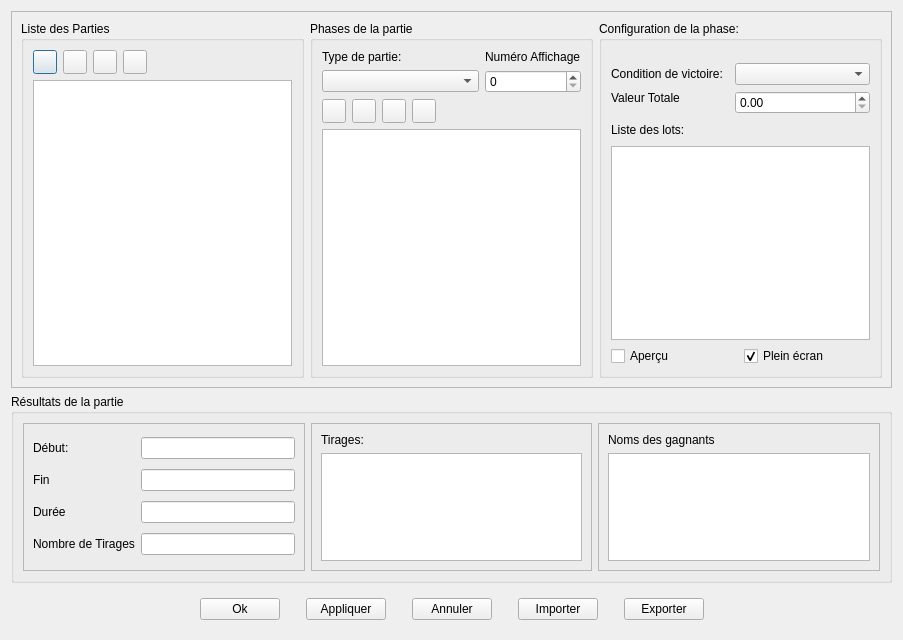
<?xml version="1.0" encoding="UTF-8"?>
<ui version="4.0">
 <class>ConfigGameRounds</class>
 <widget class="QDialog" name="ConfigGameRounds">
  <property name="geometry">
   <rect>
    <x>0</x>
    <y>0</y>
    <width>903</width>
    <height>640</height>
   </rect>
  </property>
  <property name="windowTitle">
   <string>Configuration Parties</string>
  </property>
  <property name="windowIcon">
   <iconset resource="../../resources/EvenementLoto.qrc">
    <normaloff>:/fav/icons/mainIcon.png</normaloff>:/fav/icons/mainIcon.png</iconset>
  </property>
  <layout class="QGridLayout" name="gridLayout">
   <item row="0" column="0">
    <widget class="QFrame" name="GroupEdit">
     <property name="sizePolicy">
      <sizepolicy hsizetype="Preferred" vsizetype="Expanding">
       <horstretch>0</horstretch>
       <verstretch>2</verstretch>
      </sizepolicy>
     </property>
     <property name="frameShape">
      <enum>QFrame::StyledPanel</enum>
     </property>
     <property name="frameShadow">
      <enum>QFrame::Raised</enum>
     </property>
     <layout class="QGridLayout" name="gridLayout_2">
      <item row="0" column="0">
       <widget class="QGroupBox" name="groupGameRound">
        <property name="sizePolicy">
         <sizepolicy hsizetype="Preferred" vsizetype="Preferred">
          <horstretch>1</horstretch>
          <verstretch>0</verstretch>
         </sizepolicy>
        </property>
        <property name="title">
         <string>Liste des Parties</string>
        </property>
        <layout class="QGridLayout" name="gridLayout_3">
         <item row="0" column="0">
          <widget class="QPushButton" name="btnAddRound">
           <property name="sizePolicy">
            <sizepolicy hsizetype="Fixed" vsizetype="Fixed">
             <horstretch>0</horstretch>
             <verstretch>0</verstretch>
            </sizepolicy>
           </property>
           <property name="minimumSize">
            <size>
             <width>24</width>
             <height>24</height>
            </size>
           </property>
           <property name="maximumSize">
            <size>
             <width>24</width>
             <height>24</height>
            </size>
           </property>
           <property name="text">
            <string/>
           </property>
           <property name="icon">
            <iconset resource="../../resources/EvenementLoto.qrc">
             <normaloff>:/icons/icons/submit-for-approval.png</normaloff>:/icons/icons/submit-for-approval.png</iconset>
           </property>
          </widget>
         </item>
         <item row="0" column="1">
          <widget class="QPushButton" name="btnDelRound">
           <property name="minimumSize">
            <size>
             <width>24</width>
             <height>24</height>
            </size>
           </property>
           <property name="maximumSize">
            <size>
             <width>24</width>
             <height>24</height>
            </size>
           </property>
           <property name="text">
            <string/>
           </property>
           <property name="icon">
            <iconset resource="../../resources/EvenementLoto.qrc">
             <normaloff>:/icons/icons/clear-symbol.png</normaloff>:/icons/icons/clear-symbol.png</iconset>
           </property>
          </widget>
         </item>
         <item row="0" column="2">
          <widget class="QPushButton" name="btnUpRound">
           <property name="minimumSize">
            <size>
             <width>24</width>
             <height>24</height>
            </size>
           </property>
           <property name="maximumSize">
            <size>
             <width>24</width>
             <height>24</height>
            </size>
           </property>
           <property name="text">
            <string/>
           </property>
           <property name="icon">
            <iconset resource="../../resources/EvenementLoto.qrc">
             <normaloff>:/icons/icons/sort-up.png</normaloff>:/icons/icons/sort-up.png</iconset>
           </property>
          </widget>
         </item>
         <item row="0" column="3">
          <widget class="QPushButton" name="btnDownRound">
           <property name="minimumSize">
            <size>
             <width>24</width>
             <height>24</height>
            </size>
           </property>
           <property name="maximumSize">
            <size>
             <width>24</width>
             <height>24</height>
            </size>
           </property>
           <property name="text">
            <string/>
           </property>
           <property name="icon">
            <iconset resource="../../resources/EvenementLoto.qrc">
             <normaloff>:/icons/icons/sort-down.png</normaloff>:/icons/icons/sort-down.png</iconset>
           </property>
          </widget>
         </item>
         <item row="0" column="4">
          <spacer name="horizontalSpacer_5">
           <property name="orientation">
            <enum>Qt::Horizontal</enum>
           </property>
           <property name="sizeHint" stdset="0">
            <size>
             <width>139</width>
             <height>20</height>
            </size>
           </property>
          </spacer>
         </item>
         <item row="1" column="0" colspan="5">
          <widget class="QListWidget" name="listGameRound"/>
         </item>
        </layout>
       </widget>
      </item>
      <item row="0" column="1">
       <widget class="QGroupBox" name="groupSubRound">
        <property name="sizePolicy">
         <sizepolicy hsizetype="Preferred" vsizetype="Preferred">
          <horstretch>1</horstretch>
          <verstretch>0</verstretch>
         </sizepolicy>
        </property>
        <property name="title">
         <string>Phases de la partie</string>
        </property>
        <layout class="QGridLayout" name="gridLayout_4">
         <item row="0" column="0" colspan="4">
          <widget class="QLabel" name="label">
           <property name="text">
            <string>Type de partie:</string>
           </property>
          </widget>
         </item>
         <item row="1" column="0" colspan="5">
          <widget class="QComboBox" name="GameRoundTypes">
           <property name="maximumSize">
            <size>
             <width>300</width>
             <height>16777215</height>
            </size>
           </property>
          </widget>
         </item>
         <item row="2" column="0">
          <widget class="QPushButton" name="btnAddSubRound">
           <property name="minimumSize">
            <size>
             <width>24</width>
             <height>24</height>
            </size>
           </property>
           <property name="maximumSize">
            <size>
             <width>24</width>
             <height>24</height>
            </size>
           </property>
           <property name="text">
            <string/>
           </property>
           <property name="icon">
            <iconset resource="../../resources/EvenementLoto.qrc">
             <normaloff>:/icons/icons/submit-for-approval.png</normaloff>:/icons/icons/submit-for-approval.png</iconset>
           </property>
          </widget>
         </item>
         <item row="2" column="1">
          <widget class="QPushButton" name="btnDelSubRound">
           <property name="minimumSize">
            <size>
             <width>24</width>
             <height>24</height>
            </size>
           </property>
           <property name="maximumSize">
            <size>
             <width>24</width>
             <height>24</height>
            </size>
           </property>
           <property name="text">
            <string/>
           </property>
           <property name="icon">
            <iconset resource="../../resources/EvenementLoto.qrc">
             <normaloff>:/icons/icons/clear-symbol.png</normaloff>:/icons/icons/clear-symbol.png</iconset>
           </property>
          </widget>
         </item>
         <item row="2" column="2">
          <widget class="QPushButton" name="btnUpSubround">
           <property name="minimumSize">
            <size>
             <width>24</width>
             <height>24</height>
            </size>
           </property>
           <property name="maximumSize">
            <size>
             <width>24</width>
             <height>24</height>
            </size>
           </property>
           <property name="text">
            <string/>
           </property>
           <property name="icon">
            <iconset resource="../../resources/EvenementLoto.qrc">
             <normaloff>:/icons/icons/sort-up.png</normaloff>:/icons/icons/sort-up.png</iconset>
           </property>
          </widget>
         </item>
         <item row="2" column="3">
          <widget class="QPushButton" name="btnDownSubRound">
           <property name="minimumSize">
            <size>
             <width>24</width>
             <height>24</height>
            </size>
           </property>
           <property name="maximumSize">
            <size>
             <width>24</width>
             <height>24</height>
            </size>
           </property>
           <property name="text">
            <string/>
           </property>
           <property name="icon">
            <iconset resource="../../resources/EvenementLoto.qrc">
             <normaloff>:/icons/icons/sort-down.png</normaloff>:/icons/icons/sort-down.png</iconset>
           </property>
          </widget>
         </item>
         <item row="2" column="4" colspan="2">
          <spacer name="horizontalSpacer_6">
           <property name="orientation">
            <enum>Qt::Horizontal</enum>
           </property>
           <property name="sizeHint" stdset="0">
            <size>
             <width>156</width>
             <height>20</height>
            </size>
           </property>
          </spacer>
         </item>
         <item row="3" column="0" colspan="6">
          <widget class="QListWidget" name="listSubRound"/>
         </item>
         <item row="1" column="5">
          <widget class="QSpinBox" name="spinRoundNumber"/>
         </item>
         <item row="0" column="5">
          <widget class="QLabel" name="label_10">
           <property name="text">
            <string>Numéro Affichage</string>
           </property>
          </widget>
         </item>
        </layout>
       </widget>
      </item>
      <item row="0" column="2">
       <widget class="QGroupBox" name="groupPhase">
        <property name="sizePolicy">
         <sizepolicy hsizetype="Preferred" vsizetype="Preferred">
          <horstretch>1</horstretch>
          <verstretch>0</verstretch>
         </sizepolicy>
        </property>
        <property name="title">
         <string>Configuration de la phase:</string>
        </property>
        <layout class="QGridLayout" name="gridLayout_5">
         <item row="0" column="0">
          <widget class="QStackedWidget" name="PhaseConfiguration">
           <property name="currentIndex">
            <number>0</number>
           </property>
           <widget class="QWidget" name="pagePartie">
            <layout class="QGridLayout" name="gridLayout_7">
             <property name="leftMargin">
              <number>0</number>
             </property>
             <property name="topMargin">
              <number>13</number>
             </property>
             <property name="rightMargin">
              <number>0</number>
             </property>
             <property name="bottomMargin">
              <number>0</number>
             </property>
             <item row="0" column="3">
              <widget class="QComboBox" name="SubRoundTypes"/>
             </item>
             <item row="1" column="3" rowspan="2">
              <widget class="QDoubleSpinBox" name="PricesValue">
               <property name="maximum">
                <double>99999.990000000005239</double>
               </property>
               <property name="stepType">
                <enum>QAbstractSpinBox::AdaptiveDecimalStepType</enum>
               </property>
              </widget>
             </item>
             <item row="4" column="0" colspan="4">
              <widget class="QTextEdit" name="TextPrices">
               <property name="undoRedoEnabled">
                <bool>false</bool>
               </property>
              </widget>
             </item>
             <item row="3" column="3">
              <spacer name="horizontalSpacer_8">
               <property name="orientation">
                <enum>Qt::Horizontal</enum>
               </property>
               <property name="sizeHint" stdset="0">
                <size>
                    <width>48</width>
                    <height>20</height>
                </size>
               </property>
              </spacer>
             </item>
                <item row="3" column="0">
                    <widget class="QLabel" name="label_3">
                        <property name="text">
                            <string>Liste des lots:</string>
                        </property>
                    </widget>
                </item>
                <item row="0" column="0" colspan="2">
                    <widget class="QLabel" name="label_2">
                        <property name="text">
                            <string>Condition de victoire:</string>
                        </property>
                    </widget>
                </item>
                <item row="1" column="0" colspan="2">
                    <widget class="QLabel" name="label_11">
                        <property name="text">
                            <string>Valeur Totale</string>
                        </property>
                    </widget>
                </item>
            </layout>
           </widget>
           <widget class="QWidget" name="pagePause">
            <layout class="QVBoxLayout" name="verticalLayout_3">
             <item>
              <widget class="QRadioButton" name="PauseNothing">
               <property name="text">
                <string>Rien</string>
               </property>
               <property name="checked">
                <bool>true</bool>
               </property>
              </widget>
             </item>
             <item>
              <widget class="QRadioButton" name="PauseDiapo">
               <property name="text">
                <string>Diaporama</string>
               </property>
              </widget>
             </item>
             <item>
              <widget class="QFrame" name="FramePauseDiapo">
               <property name="frameShape">
                <enum>QFrame::NoFrame</enum>
               </property>
               <property name="frameShadow">
                <enum>QFrame::Raised</enum>
               </property>
               <property name="lineWidth">
                <number>0</number>
               </property>
               <layout class="QGridLayout" name="gridLayout_8">
                <property name="leftMargin">
                 <number>0</number>
                </property>
                <property name="topMargin">
                 <number>0</number>
                </property>
                <property name="rightMargin">
                 <number>0</number>
                </property>
                <property name="bottomMargin">
                 <number>0</number>
                </property>
                <item row="0" column="2">
                 <widget class="QToolButton" name="PauseDiapoBrowse">
                  <property name="text">
                   <string>...</string>
                  </property>
                 </widget>
                </item>
                <item row="0" column="0">
                 <widget class="QLabel" name="label_12">
                  <property name="text">
                   <string>Répertoire de diapo</string>
                  </property>
                 </widget>
                </item>
                <item row="0" column="1">
                 <widget class="QLineEdit" name="PauseDiapoFolder"/>
                </item>
                <item row="1" column="0">
                 <widget class="QLabel" name="label_13">
                  <property name="text">
                   <string>Délai par diapo</string>
                  </property>
                 </widget>
                </item>
                <item row="1" column="1" colspan="2">
                 <widget class="QDoubleSpinBox" name="PauseDiapoDelay"/>
                </item>
               </layout>
              </widget>
             </item>
             <item>
              <spacer name="verticalSpacer">
               <property name="orientation">
                <enum>Qt::Vertical</enum>
               </property>
               <property name="sizeHint" stdset="0">
                <size>
                 <width>20</width>
                 <height>194</height>
                </size>
               </property>
              </spacer>
             </item>
            </layout>
           </widget>
          </widget>
         </item>
         <item row="1" column="0">
          <widget class="QFrame" name="groupPreview">
           <property name="frameShape">
            <enum>QFrame::NoFrame</enum>
           </property>
           <property name="frameShadow">
            <enum>QFrame::Raised</enum>
           </property>
           <layout class="QHBoxLayout" name="horizontalLayout_3">
            <property name="leftMargin">
             <number>0</number>
            </property>
            <property name="topMargin">
             <number>0</number>
            </property>
            <property name="rightMargin">
             <number>0</number>
            </property>
            <property name="bottomMargin">
             <number>0</number>
            </property>
            <item>
             <widget class="QCheckBox" name="checkPreVisu">
              <property name="text">
               <string>Aperçu</string>
              </property>
             </widget>
            </item>
            <item>
             <widget class="QCheckBox" name="checkFullScreenPreVisu">
              <property name="text">
               <string>Plein écran</string>
              </property>
              <property name="checked">
               <bool>true</bool>
              </property>
             </widget>
            </item>
           </layout>
          </widget>
         </item>
        </layout>
       </widget>
      </item>
     </layout>
    </widget>
   </item>
   <item row="1" column="0">
    <widget class="QGroupBox" name="groupResult">
     <property name="sizePolicy">
      <sizepolicy hsizetype="Preferred" vsizetype="Preferred">
       <horstretch>0</horstretch>
       <verstretch>1</verstretch>
      </sizepolicy>
     </property>
     <property name="title">
      <string>Résultats de la partie</string>
     </property>
     <layout class="QHBoxLayout" name="horizontalLayout_2">
      <item>
       <widget class="QFrame" name="frame_2">
        <property name="frameShape">
         <enum>QFrame::StyledPanel</enum>
        </property>
        <property name="frameShadow">
         <enum>QFrame::Raised</enum>
        </property>
        <layout class="QGridLayout" name="gridLayout_6">
         <item row="0" column="0">
          <widget class="QLabel" name="label_4">
           <property name="text">
            <string>Début:</string>
           </property>
          </widget>
         </item>
         <item row="0" column="1">
          <widget class="QLineEdit" name="StartingDate">
           <property name="maximumSize">
            <size>
             <width>300</width>
             <height>16777215</height>
            </size>
           </property>
           <property name="readOnly">
            <bool>true</bool>
           </property>
          </widget>
         </item>
         <item row="1" column="0">
          <widget class="QLabel" name="label_5">
           <property name="text">
            <string>Fin</string>
           </property>
          </widget>
         </item>
         <item row="1" column="1">
          <widget class="QLineEdit" name="EndingDate">
           <property name="maximumSize">
            <size>
             <width>300</width>
             <height>16777215</height>
            </size>
           </property>
           <property name="readOnly">
            <bool>true</bool>
           </property>
          </widget>
         </item>
         <item row="2" column="0">
          <widget class="QLabel" name="label_6">
           <property name="text">
            <string>Durée</string>
           </property>
          </widget>
         </item>
         <item row="2" column="1">
          <widget class="QLineEdit" name="Duration">
           <property name="maximumSize">
            <size>
             <width>300</width>
             <height>16777215</height>
            </size>
           </property>
           <property name="readOnly">
            <bool>true</bool>
           </property>
          </widget>
         </item>
         <item row="3" column="0">
          <widget class="QLabel" name="label_7">
           <property name="text">
            <string>Nombre de Tirages</string>
           </property>
          </widget>
         </item>
         <item row="3" column="1">
          <widget class="QLineEdit" name="NumberDraws">
           <property name="maximumSize">
            <size>
             <width>240</width>
             <height>16777215</height>
            </size>
           </property>
           <property name="readOnly">
            <bool>true</bool>
           </property>
          </widget>
         </item>
        </layout>
       </widget>
      </item>
      <item>
       <widget class="QFrame" name="frame_3">
        <property name="frameShape">
         <enum>QFrame::StyledPanel</enum>
        </property>
        <property name="frameShadow">
         <enum>QFrame::Raised</enum>
        </property>
        <layout class="QVBoxLayout" name="verticalLayout">
         <item>
          <widget class="QLabel" name="label_8">
           <property name="text">
            <string>Tirages:</string>
           </property>
          </widget>
         </item>
         <item>
          <widget class="QTextEdit" name="TextDraws">
           <property name="readOnly">
            <bool>true</bool>
           </property>
          </widget>
         </item>
        </layout>
       </widget>
      </item>
      <item>
       <widget class="QFrame" name="frame_4">
        <property name="frameShape">
         <enum>QFrame::StyledPanel</enum>
        </property>
        <property name="frameShadow">
         <enum>QFrame::Raised</enum>
        </property>
        <layout class="QVBoxLayout" name="verticalLayout_2">
         <item>
          <widget class="QLabel" name="label_9">
           <property name="text">
            <string>Noms des gagnants</string>
           </property>
          </widget>
         </item>
         <item>
          <widget class="QTextEdit" name="ListWinners">
           <property name="readOnly">
            <bool>true</bool>
           </property>
          </widget>
         </item>
        </layout>
       </widget>
      </item>
     </layout>
    </widget>
   </item>
   <item row="2" column="0">
    <widget class="QFrame" name="frame">
     <property name="sizePolicy">
      <sizepolicy hsizetype="Preferred" vsizetype="Fixed">
       <horstretch>0</horstretch>
       <verstretch>0</verstretch>
      </sizepolicy>
     </property>
     <property name="frameShape">
      <enum>QFrame::NoFrame</enum>
     </property>
     <property name="frameShadow">
      <enum>QFrame::Raised</enum>
     </property>
     <layout class="QHBoxLayout" name="horizontalLayout">
      <item>
       <spacer name="horizontalSpacer">
        <property name="orientation">
         <enum>Qt::Horizontal</enum>
        </property>
        <property name="sizeHint" stdset="0">
         <size>
          <width>130</width>
          <height>20</height>
         </size>
        </property>
       </spacer>
      </item>
      <item>
       <widget class="QPushButton" name="ButtonOk">
        <property name="toolTip">
         <string>Sauvegarde Et ferme La fenêtre</string>
        </property>
        <property name="text">
         <string>Ok</string>
        </property>
       </widget>
      </item>
      <item>
       <spacer name="horizontalSpacer_2">
        <property name="orientation">
         <enum>Qt::Horizontal</enum>
        </property>
        <property name="sizeType">
         <enum>QSizePolicy::Preferred</enum>
        </property>
        <property name="sizeHint" stdset="0">
         <size>
          <width>20</width>
          <height>20</height>
         </size>
        </property>
       </spacer>
      </item>
      <item>
       <widget class="QPushButton" name="ButtonApply">
        <property name="toolTip">
         <string>Sauvegarde sans fermer la fenêtre</string>
        </property>
        <property name="text">
         <string>Appliquer</string>
        </property>
       </widget>
      </item>
      <item>
       <spacer name="horizontalSpacer_3">
        <property name="orientation">
         <enum>Qt::Horizontal</enum>
        </property>
        <property name="sizeType">
         <enum>QSizePolicy::Preferred</enum>
        </property>
        <property name="sizeHint" stdset="0">
         <size>
          <width>20</width>
          <height>20</height>
         </size>
        </property>
       </spacer>
      </item>
      <item>
       <widget class="QPushButton" name="ButtonCancel">
        <property name="toolTip">
         <string>Ferme la fenêtre sans sauvegarder</string>
        </property>
        <property name="text">
         <string>Annuler</string>
        </property>
       </widget>
      </item>
      <item>
       <spacer name="horizontalSpacer_7">
        <property name="orientation">
         <enum>Qt::Horizontal</enum>
        </property>
        <property name="sizeType">
         <enum>QSizePolicy::Preferred</enum>
        </property>
        <property name="sizeHint" stdset="0">
         <size>
          <width>20</width>
          <height>20</height>
         </size>
        </property>
       </spacer>
      </item>
      <item>
       <widget class="QPushButton" name="ButtonImport">
        <property name="text">
         <string>Importer</string>
        </property>
       </widget>
      </item>
      <item>
       <spacer name="horizontalSpacer_9">
        <property name="orientation">
         <enum>Qt::Horizontal</enum>
        </property>
        <property name="sizeType">
         <enum>QSizePolicy::Preferred</enum>
        </property>
        <property name="sizeHint" stdset="0">
         <size>
          <width>20</width>
          <height>20</height>
         </size>
        </property>
       </spacer>
      </item>
      <item>
       <widget class="QPushButton" name="ButtonExport">
        <property name="text">
         <string>Exporter</string>
        </property>
       </widget>
      </item>
      <item>
       <spacer name="horizontalSpacer_4">
        <property name="orientation">
         <enum>Qt::Horizontal</enum>
        </property>
        <property name="sizeHint" stdset="0">
         <size>
          <width>130</width>
          <height>20</height>
         </size>
        </property>
       </spacer>
      </item>
     </layout>
    </widget>
   </item>
  </layout>
 </widget>
 <resources>
  <include location="../../resources/EvenementLoto.qrc"/>
 </resources>
 <connections>
  <connection>
   <sender>ButtonOk</sender>
   <signal>clicked()</signal>
   <receiver>ConfigGameRounds</receiver>
   <slot>actOk()</slot>
   <hints>
    <hint type="sourcelabel">
     <x>248</x>
     <y>617</y>
    </hint>
    <hint type="destinationlabel">
     <x>392</x>
     <y>642</y>
    </hint>
   </hints>
  </connection>
  <connection>
   <sender>ButtonApply</sender>
   <signal>clicked()</signal>
   <receiver>ConfigGameRounds</receiver>
   <slot>actApply()</slot>
   <hints>
    <hint type="sourcelabel">
     <x>373</x>
     <y>617</y>
    </hint>
    <hint type="destinationlabel">
     <x>491</x>
     <y>646</y>
    </hint>
   </hints>
  </connection>
  <connection>
   <sender>ButtonCancel</sender>
   <signal>clicked()</signal>
   <receiver>ConfigGameRounds</receiver>
   <slot>actCancel()</slot>
   <hints>
    <hint type="sourcelabel">
     <x>488</x>
     <y>617</y>
    </hint>
    <hint type="destinationlabel">
     <x>589</x>
     <y>641</y>
    </hint>
   </hints>
  </connection>
  <connection>
   <sender>btnAddRound</sender>
   <signal>clicked()</signal>
   <receiver>ConfigGameRounds</receiver>
   <slot>actCreateGameRound()</slot>
   <hints>
    <hint type="sourcelabel">
     <x>39</x>
     <y>56</y>
    </hint>
    <hint type="destinationlabel">
     <x>4</x>
     <y>54</y>
    </hint>
   </hints>
  </connection>
  <connection>
   <sender>btnDelRound</sender>
   <signal>clicked()</signal>
   <receiver>ConfigGameRounds</receiver>
   <slot>actDeleteGameRound()</slot>
   <hints>
    <hint type="sourcelabel">
     <x>71</x>
     <y>66</y>
    </hint>
    <hint type="destinationlabel">
     <x>4</x>
     <y>89</y>
    </hint>
   </hints>
  </connection>
  <connection>
   <sender>btnUpRound</sender>
   <signal>clicked()</signal>
   <receiver>ConfigGameRounds</receiver>
   <slot>actMoveGameRoundBefore()</slot>
   <hints>
    <hint type="sourcelabel">
     <x>98</x>
     <y>61</y>
    </hint>
    <hint type="destinationlabel">
     <x>1</x>
     <y>121</y>
    </hint>
   </hints>
  </connection>
  <connection>
   <sender>btnDownRound</sender>
   <signal>clicked()</signal>
   <receiver>ConfigGameRounds</receiver>
   <slot>actMoveGameRoundAfter()</slot>
   <hints>
    <hint type="sourcelabel">
     <x>133</x>
     <y>61</y>
    </hint>
    <hint type="destinationlabel">
     <x>2</x>
     <y>155</y>
    </hint>
   </hints>
  </connection>
  <connection>
   <sender>GameRoundTypes</sender>
   <signal>currentIndexChanged(int)</signal>
   <receiver>ConfigGameRounds</receiver>
   <slot>actChangeGameRoundType(int)</slot>
   <hints>
    <hint type="sourcelabel">
     <x>369</x>
     <y>76</y>
    </hint>
    <hint type="destinationlabel">
     <x>186</x>
     <y>1</y>
    </hint>
   </hints>
  </connection>
  <connection>
   <sender>SubRoundTypes</sender>
   <signal>activated(int)</signal>
   <receiver>ConfigGameRounds</receiver>
   <slot>actChangeSubGameRoundType(int)</slot>
   <hints>
    <hint type="sourcelabel">
     <x>857</x>
     <y>58</y>
    </hint>
    <hint type="destinationlabel">
     <x>830</x>
     <y>3</y>
    </hint>
   </hints>
  </connection>
  <connection>
   <sender>TextPrices</sender>
   <signal>textChanged()</signal>
   <receiver>ConfigGameRounds</receiver>
   <slot>actEndEditingPrice()</slot>
   <hints>
    <hint type="sourcelabel">
     <x>873</x>
     <y>341</y>
    </hint>
    <hint type="destinationlabel">
     <x>979</x>
     <y>134</y>
    </hint>
   </hints>
  </connection>
  <connection>
   <sender>btnAddSubRound</sender>
   <signal>clicked()</signal>
   <receiver>ConfigGameRounds</receiver>
   <slot>actCreateSubGameRound()</slot>
   <hints>
    <hint type="sourcelabel">
     <x>342</x>
     <y>118</y>
    </hint>
    <hint type="destinationlabel">
     <x>217</x>
     <y>6</y>
    </hint>
   </hints>
  </connection>
  <connection>
   <sender>btnDelSubRound</sender>
   <signal>clicked()</signal>
   <receiver>ConfigGameRounds</receiver>
   <slot>actDeleteSubGameRound()</slot>
   <hints>
    <hint type="sourcelabel">
     <x>372</x>
     <y>118</y>
    </hint>
    <hint type="destinationlabel">
     <x>240</x>
     <y>-6</y>
    </hint>
   </hints>
  </connection>
  <connection>
   <sender>btnUpSubround</sender>
   <signal>clicked()</signal>
   <receiver>ConfigGameRounds</receiver>
   <slot>actMoveSubGameRoundBefore()</slot>
   <hints>
    <hint type="sourcelabel">
     <x>402</x>
     <y>118</y>
    </hint>
    <hint type="destinationlabel">
     <x>383</x>
     <y>-5</y>
    </hint>
   </hints>
  </connection>
  <connection>
   <sender>btnDownSubRound</sender>
   <signal>clicked()</signal>
   <receiver>ConfigGameRounds</receiver>
   <slot>actMoveSubGameRoundBefore()</slot>
   <hints>
    <hint type="sourcelabel">
     <x>432</x>
     <y>118</y>
    </hint>
    <hint type="destinationlabel">
     <x>420</x>
     <y>-7</y>
    </hint>
   </hints>
  </connection>
  <connection>
   <sender>listGameRound</sender>
   <signal>currentRowChanged(int)</signal>
   <receiver>ConfigGameRounds</receiver>
   <slot>actChangeSelectedGameRound()</slot>
   <hints>
    <hint type="sourcelabel">
     <x>71</x>
     <y>301</y>
    </hint>
    <hint type="destinationlabel">
     <x>1</x>
     <y>302</y>
    </hint>
   </hints>
  </connection>
  <connection>
   <sender>listSubRound</sender>
   <signal>currentRowChanged(int)</signal>
   <receiver>ConfigGameRounds</receiver>
   <slot>actChangeSelectedSubGameRound()</slot>
   <hints>
    <hint type="sourcelabel">
     <x>485</x>
     <y>310</y>
    </hint>
    <hint type="destinationlabel">
     <x>1</x>
     <y>346</y>
    </hint>
   </hints>
  </connection>
  <connection>
   <sender>ButtonImport</sender>
   <signal>clicked()</signal>
   <receiver>ConfigGameRounds</receiver>
   <slot>actImportRounds()</slot>
   <hints>
    <hint type="sourcelabel">
     <x>595</x>
     <y>621</y>
    </hint>
    <hint type="destinationlabel">
     <x>663</x>
     <y>646</y>
    </hint>
   </hints>
  </connection>
  <connection>
   <sender>ButtonExport</sender>
   <signal>clicked()</signal>
   <receiver>ConfigGameRounds</receiver>
   <slot>actExportRounds()</slot>
   <hints>
    <hint type="sourcelabel">
     <x>702</x>
     <y>621</y>
    </hint>
    <hint type="destinationlabel">
     <x>659</x>
     <y>642</y>
    </hint>
   </hints>
  </connection>
  <connection>
   <sender>spinRoundNumber</sender>
   <signal>valueChanged(int)</signal>
   <receiver>ConfigGameRounds</receiver>
   <slot>actChangeRoundNumber(int)</slot>
   <hints>
    <hint type="sourcelabel">
     <x>523</x>
     <y>78</y>
    </hint>
    <hint type="destinationlabel">
     <x>505</x>
     <y>-10</y>
    </hint>
   </hints>
  </connection>
  <connection>
   <sender>PricesValue</sender>
   <signal>valueChanged(double)</signal>
   <receiver>ConfigGameRounds</receiver>
   <slot>actChangePriceValue()</slot>
   <hints>
    <hint type="sourcelabel">
     <x>873</x>
     <y>107</y>
    </hint>
    <hint type="destinationlabel">
     <x>903</x>
     <y>119</y>
    </hint>
   </hints>
  </connection>
  <connection>
   <sender>PauseDiapo</sender>
   <signal>clicked()</signal>
   <receiver>ConfigGameRounds</receiver>
   <slot>actChangePause()</slot>
   <hints>
    <hint type="sourcelabel">
     <x>657</x>
     <y>84</y>
    </hint>
    <hint type="destinationlabel">
     <x>680</x>
     <y>-9</y>
    </hint>
   </hints>
  </connection>
  <connection>
   <sender>PauseDiapoFolder</sender>
   <signal>textChanged(QString)</signal>
   <receiver>ConfigGameRounds</receiver>
   <slot>actChangePause()</slot>
   <hints>
    <hint type="sourcelabel">
     <x>735</x>
     <y>122</y>
    </hint>
    <hint type="destinationlabel">
     <x>646</x>
     <y>-10</y>
    </hint>
   </hints>
  </connection>
  <connection>
   <sender>PauseDiapoDelay</sender>
   <signal>valueChanged(double)</signal>
   <receiver>ConfigGameRounds</receiver>
   <slot>actChangePause()</slot>
   <hints>
    <hint type="sourcelabel">
     <x>791</x>
     <y>155</y>
    </hint>
    <hint type="destinationlabel">
     <x>606</x>
     <y>1</y>
    </hint>
   </hints>
  </connection>
  <connection>
   <sender>PauseDiapoBrowse</sender>
   <signal>clicked()</signal>
   <receiver>ConfigGameRounds</receiver>
   <slot>actFindDiapo()</slot>
   <hints>
    <hint type="sourcelabel">
     <x>844</x>
     <y>124</y>
    </hint>
    <hint type="destinationlabel">
     <x>797</x>
     <y>-9</y>
    </hint>
   </hints>
  </connection>
  <connection>
   <sender>PauseNothing</sender>
   <signal>clicked()</signal>
   <receiver>ConfigGameRounds</receiver>
   <slot>actChangePause()</slot>
   <hints>
    <hint type="sourcelabel">
     <x>686</x>
     <y>65</y>
    </hint>
    <hint type="destinationlabel">
     <x>479</x>
     <y>1</y>
    </hint>
   </hints>
  </connection>
  <connection>
   <sender>checkPreVisu</sender>
   <signal>toggled(bool)</signal>
   <receiver>ConfigGameRounds</receiver>
   <slot>actTogglePreview()</slot>
   <hints>
    <hint type="sourcelabel">
     <x>652</x>
     <y>359</y>
    </hint>
    <hint type="destinationlabel">
     <x>903</x>
     <y>379</y>
    </hint>
   </hints>
  </connection>
  <connection>
   <sender>checkFullScreenPreVisu</sender>
   <signal>toggled(bool)</signal>
   <receiver>ConfigGameRounds</receiver>
   <slot>actTogglePreviewFullScreen()</slot>
   <hints>
    <hint type="sourcelabel">
     <x>794</x>
     <y>355</y>
    </hint>
    <hint type="destinationlabel">
     <x>904</x>
     <y>354</y>
    </hint>
   </hints>
  </connection>
 </connections>
 <slots>
  <slot>actOk()</slot>
  <slot>actApply()</slot>
  <slot>actCancel()</slot>
  <slot>actCreateGameRound()</slot>
  <slot>actDeleteGameRound()</slot>
  <slot>actMoveGameRoundBefore()</slot>
  <slot>actMoveGameRoundAfter()</slot>
  <slot>actChangeGameRoundType(int)</slot>
  <slot>actChangeSubGameRoundType(int)</slot>
  <slot>actEndEditingPrice()</slot>
  <slot>actCreateSubGameRound()</slot>
  <slot>actDeleteSubGameRound()</slot>
  <slot>actMoveSubGameRoundBefore()</slot>
  <slot>actMoveSubGameRoundAfter()</slot>
  <slot>actChangeSelectedGameRound()</slot>
  <slot>actChangeSelectedSubGameRound()</slot>
  <slot>actImportRounds()</slot>
  <slot>actExportRounds()</slot>
  <slot>actChangeRoundNumber(int)</slot>
  <slot>actChangePriceValue()</slot>
  <slot>actChangePause()</slot>
  <slot>actFindDiapo()</slot>
  <slot>actTogglePreview()</slot>
  <slot>actTogglePreviewFullScreen()</slot>
 </slots>
</ui>
